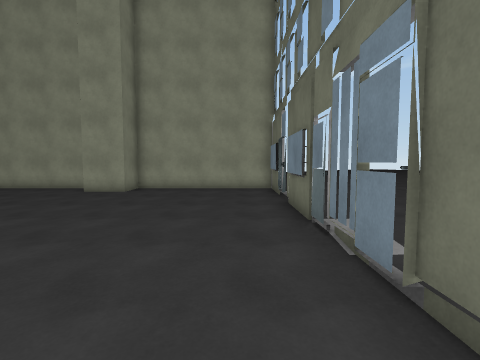
[1] (above)

12 first-person views from a walk through a Unity game level. The camera is 1.4 m above the floor, tilts 4° down and sees 85° across. The floor is counted in squares, 1 m on a side. Each view is taken from the middle of a square. On the plan, view 1 faces up. The plan holds only what a view shows up to about 13 squares ahead; the rest is blank. The place goes on beyond the plan.

[2]
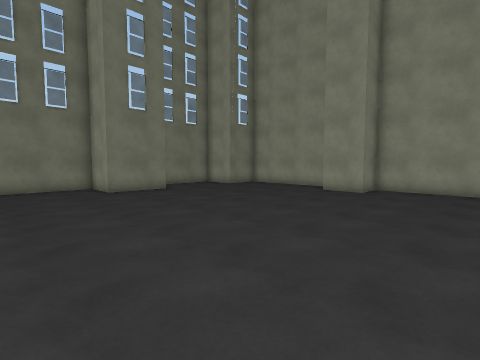

[3]
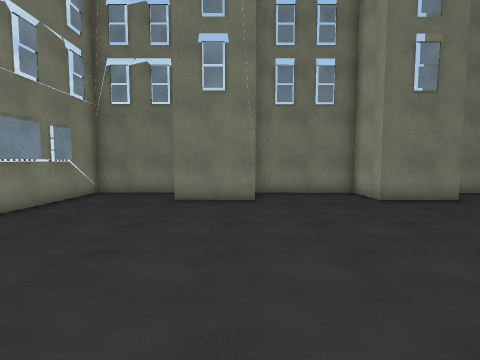

[4]
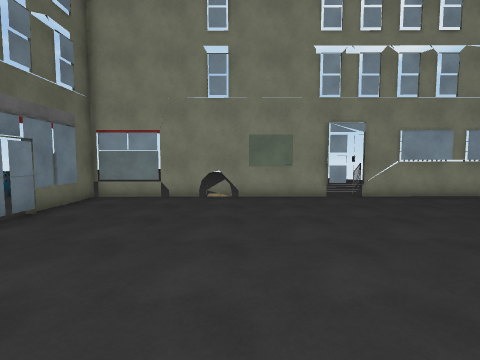

[5]
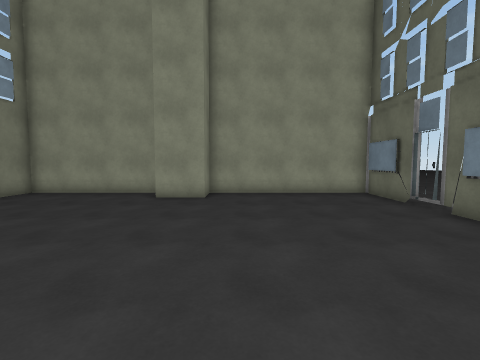

[6]
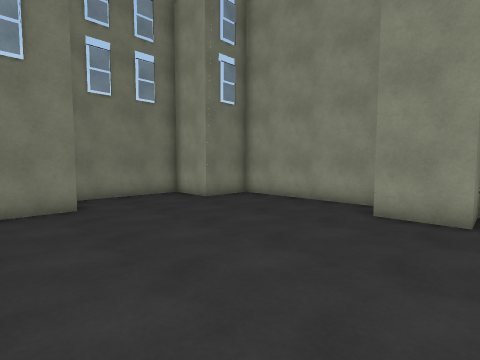

[7]
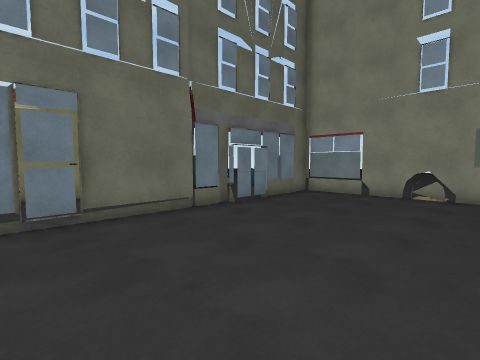

[8]
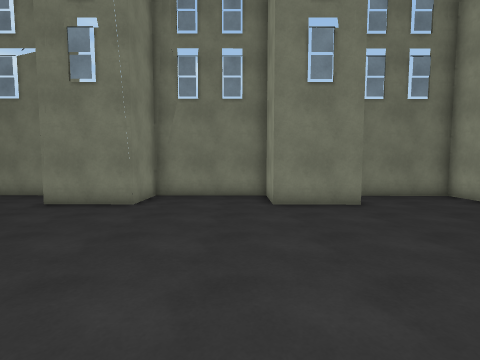

[9]
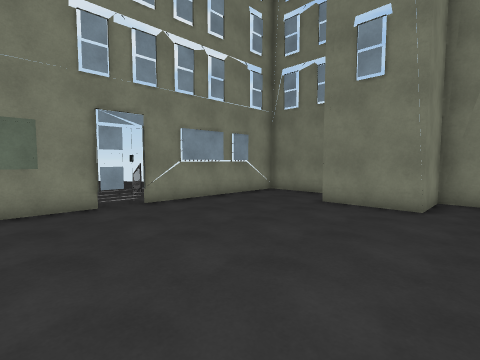

[10]
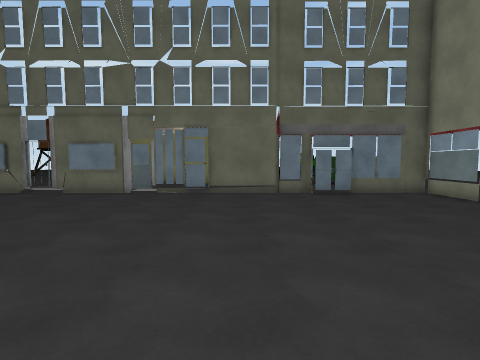

[11]
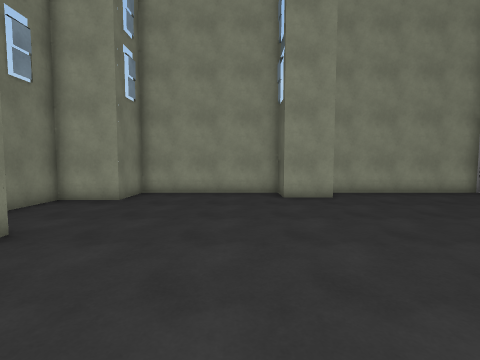

[12]
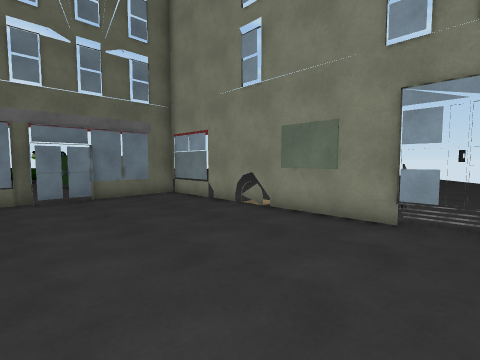

### Floor plan
Key: @ floor where view 1 was taken; # wall or solid block; . floor; B building.
Columns run from 16 left of view 1 to 2 right of it. Each row starts with its distance up from view 1.
 14    ####### ########
 13   #......# #......B
 12  ##......##.......B
 11 #.................B
 10 B.................B
  9 B.................B
  8 B.................B
  7 ###...............B
  6   #...............B
  5   #...............B
  4 ###...............B
  3 B.................B
  2 B.................B
  1 B.................B
  0 B...............@.B
 -1  ##...............#
 -2   #...............#
 -3   #................
 -4 B.................B
 -5 B.................B
 -6 B.................#
 -7 B####B....##....###
 -8    ...#B##  ..##.

Positions as (right, up) in squares from view 1, and headings:
1: (0, 0), facing up
2: (-1, 0), facing up-left
3: (-4, -1), facing left
4: (-4, 3), facing down
5: (-4, 2), facing up
6: (-5, 5), facing up-left
7: (-5, 4), facing down-right
8: (-5, 3), facing left
9: (-5, 1), facing down-left
10: (-10, 1), facing right
11: (-9, 2), facing up
12: (-9, -1), facing down-right
